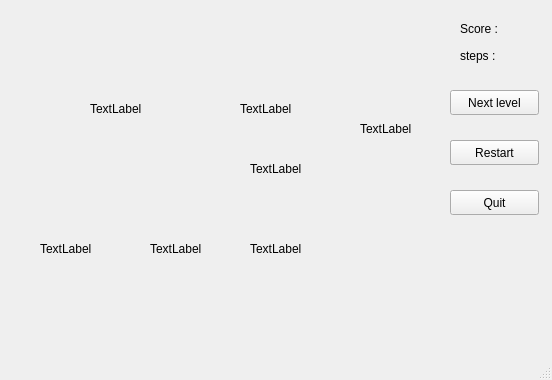
<?xml version="1.0" encoding="UTF-8"?>
<ui version="4.0">
 <class>MainWindow</class>
 <widget class="QMainWindow" name="MainWindow">
  <property name="geometry">
   <rect>
    <x>0</x>
    <y>0</y>
    <width>552</width>
    <height>380</height>
   </rect>
  </property>
  <property name="windowTitle">
   <string>MainWindow</string>
  </property>
  <widget class="QWidget" name="centralWidget">
   <widget class="QLabel" name="label">
    <property name="geometry">
     <rect>
      <x>90</x>
      <y>100</y>
      <width>67</width>
      <height>17</height>
     </rect>
    </property>
    <property name="text">
     <string>TextLabel</string>
    </property>
   </widget>
   <widget class="QLabel" name="box">
    <property name="geometry">
     <rect>
      <x>240</x>
      <y>100</y>
      <width>67</width>
      <height>17</height>
     </rect>
    </property>
    <property name="text">
     <string>TextLabel</string>
    </property>
   </widget>
   <widget class="QLabel" name="box2">
    <property name="geometry">
     <rect>
      <x>250</x>
      <y>160</y>
      <width>67</width>
      <height>17</height>
     </rect>
    </property>
    <property name="text">
     <string>TextLabel</string>
    </property>
   </widget>
   <widget class="QLabel" name="box3">
    <property name="geometry">
     <rect>
      <x>360</x>
      <y>120</y>
      <width>67</width>
      <height>17</height>
     </rect>
    </property>
    <property name="text">
     <string>TextLabel</string>
    </property>
   </widget>
   <widget class="QLabel" name="sign1">
    <property name="geometry">
     <rect>
      <x>40</x>
      <y>240</y>
      <width>67</width>
      <height>17</height>
     </rect>
    </property>
    <property name="text">
     <string>TextLabel</string>
    </property>
   </widget>
   <widget class="QLabel" name="sign2">
    <property name="geometry">
     <rect>
      <x>150</x>
      <y>240</y>
      <width>67</width>
      <height>17</height>
     </rect>
    </property>
    <property name="text">
     <string>TextLabel</string>
    </property>
   </widget>
   <widget class="QLabel" name="sign3">
    <property name="geometry">
     <rect>
      <x>250</x>
      <y>240</y>
      <width>67</width>
      <height>17</height>
     </rect>
    </property>
    <property name="text">
     <string>TextLabel</string>
    </property>
   </widget>
   <widget class="QPushButton" name="restart">
    <property name="geometry">
     <rect>
      <x>450</x>
      <y>140</y>
      <width>89</width>
      <height>25</height>
     </rect>
    </property>
    <property name="text">
     <string>Restart</string>
    </property>
   </widget>
   <widget class="QPushButton" name="next">
    <property name="geometry">
     <rect>
      <x>450</x>
      <y>90</y>
      <width>89</width>
      <height>25</height>
     </rect>
    </property>
    <property name="text">
     <string>Next level</string>
    </property>
   </widget>
   <widget class="QPushButton" name="restart2">
    <property name="geometry">
     <rect>
      <x>450</x>
      <y>140</y>
      <width>89</width>
      <height>25</height>
     </rect>
    </property>
    <property name="text">
     <string>Restart</string>
    </property>
   </widget>
   <widget class="QLabel" name="steps">
    <property name="geometry">
     <rect>
      <x>510</x>
      <y>40</y>
      <width>41</width>
      <height>31</height>
     </rect>
    </property>
    <property name="text">
     <string/>
    </property>
   </widget>
   <widget class="QLabel" name="num">
    <property name="geometry">
     <rect>
      <x>460</x>
      <y>40</y>
      <width>51</width>
      <height>31</height>
     </rect>
    </property>
    <property name="text">
     <string>steps :</string>
    </property>
   </widget>
   <widget class="QPushButton" name="quit">
    <property name="geometry">
     <rect>
      <x>450</x>
      <y>190</y>
      <width>89</width>
      <height>25</height>
     </rect>
    </property>
    <property name="text">
     <string>Quit</string>
    </property>
   </widget>
   <widget class="QLabel" name="coin">
    <property name="geometry">
     <rect>
      <x>510</x>
      <y>20</y>
      <width>31</width>
      <height>20</height>
     </rect>
    </property>
    <property name="text">
     <string/>
    </property>
   </widget>
   <widget class="QLabel" name="coin1">
    <property name="geometry">
     <rect>
      <x>360</x>
      <y>80</y>
      <width>67</width>
      <height>17</height>
     </rect>
    </property>
    <property name="text">
     <string/>
    </property>
   </widget>
   <widget class="QLabel" name="coin2">
    <property name="geometry">
     <rect>
      <x>340</x>
      <y>220</y>
      <width>67</width>
      <height>17</height>
     </rect>
    </property>
    <property name="text">
     <string/>
    </property>
   </widget>
   <widget class="QLabel" name="coin3">
    <property name="geometry">
     <rect>
      <x>80</x>
      <y>190</y>
      <width>67</width>
      <height>17</height>
     </rect>
    </property>
    <property name="text">
     <string/>
    </property>
   </widget>
   <widget class="QLabel" name="Score">
    <property name="geometry">
     <rect>
      <x>460</x>
      <y>20</y>
      <width>67</width>
      <height>17</height>
     </rect>
    </property>
    <property name="text">
     <string>Score :</string>
    </property>
   </widget>
  </widget>
  <widget class="QStatusBar" name="statusBar"/>
 </widget>
 <layoutdefault spacing="6" margin="11"/>
 <resources/>
 <connections/>
</ui>
